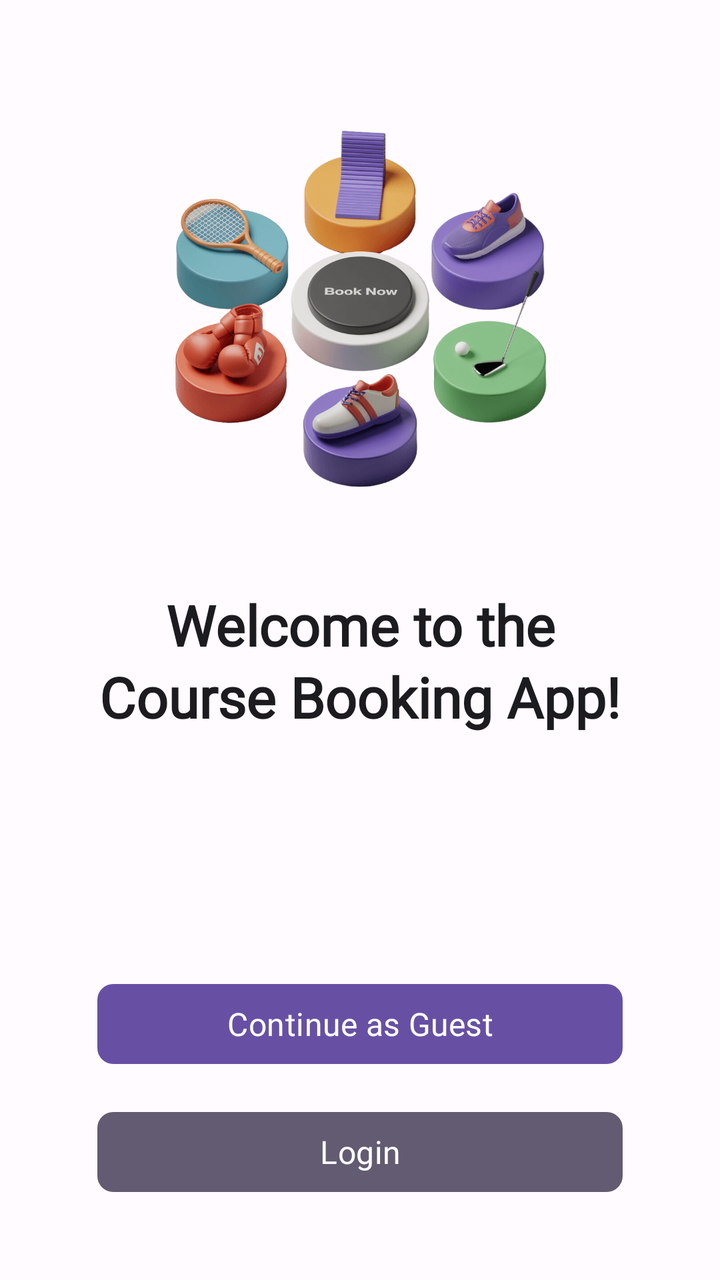
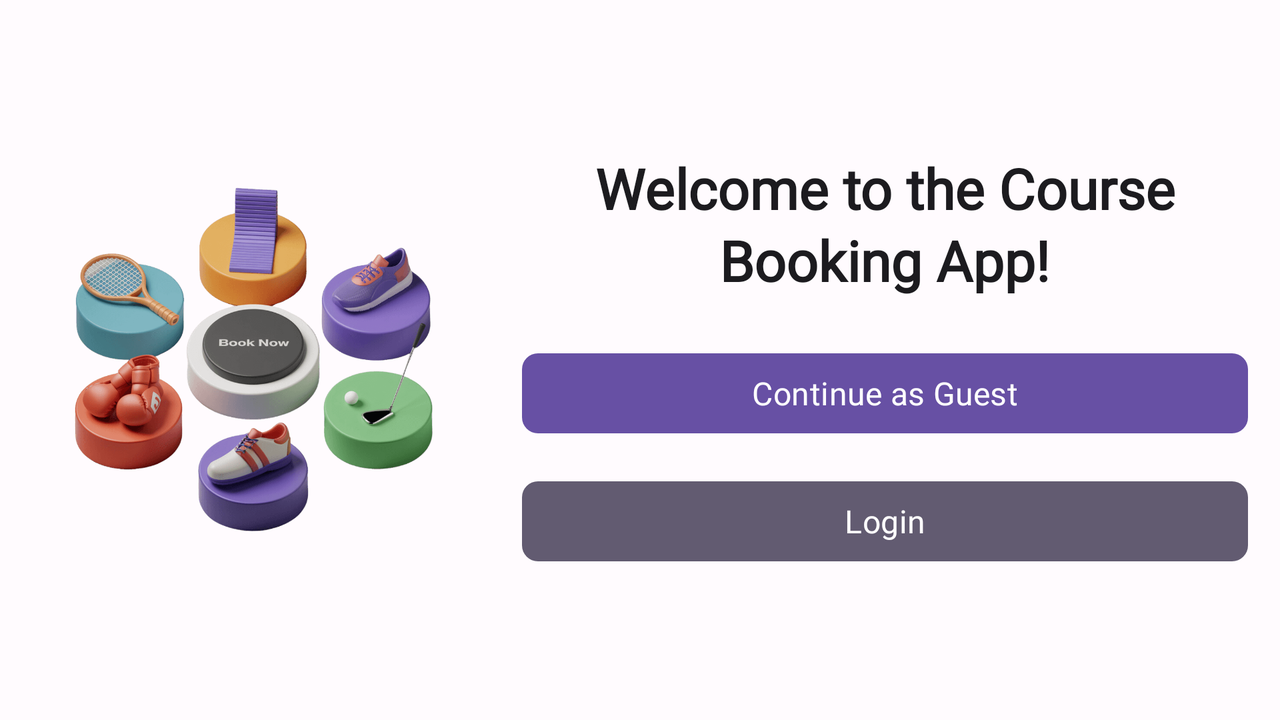

First picture: res/layout/ on a phone held upright. Second picture: the repository's own variant of that layout, on a device whose configuration matches the variant's folder. Source for both follows.
<!-- AndroidManifest.xml: application theme Theme.CourseBookingApp -->
<!-- res/layout/fragment_guest_welcome.xml -->
<?xml version="1.0" encoding="utf-8"?>
<androidx.constraintlayout.widget.ConstraintLayout xmlns:android="http://schemas.android.com/apk/res/android"
    xmlns:app="http://schemas.android.com/apk/res-auto"
    android:id="@+id/GuestWelcomeFragment"
    android:layout_width="match_parent"
    android:layout_height="match_parent"
    android:padding="@dimen/screen_padding">

    
    <ImageView
        android:id="@+id/welcome_image"
        android:layout_width="0dp"
        android:layout_height="0dp"
        android:layout_marginTop="@dimen/content_spacing_large"
        android:adjustViewBounds="true"
        android:contentDescription="@string/welcome_image_description"
        android:scaleType="fitCenter"
        android:src="@drawable/image_welcome"
        app:layout_constraintDimensionRatio="1:1"
        app:layout_constraintEnd_toEndOf="parent"
        app:layout_constraintStart_toStartOf="parent"
        app:layout_constraintTop_toTopOf="parent"
        app:layout_constraintWidth_percent="0.7" />

    
    <TextView
        android:id="@+id/welcome_text"
        android:layout_width="0dp"
        android:layout_height="wrap_content"
        android:layout_marginTop="@dimen/content_spacing_large"
        android:gravity="center"
        android:text="@string/welcome_text"
        android:textAlignment="center"
        android:textAppearance="?attr/textAppearanceHeadlineMedium"
        android:textColor="?attr/colorOnBackground"
        android:textStyle="bold"
        app:layout_constraintEnd_toEndOf="parent"
        app:layout_constraintStart_toStartOf="parent"
        app:layout_constraintTop_toBottomOf="@id/welcome_image"
        app:layout_constraintWidth_percent="0.8" />

    
    <LinearLayout
        android:layout_width="0dp"
        android:layout_height="wrap_content"
        android:layout_marginBottom="@dimen/content_spacing_large"
        android:gravity="center"
        android:orientation="vertical"
        app:layout_constraintBottom_toBottomOf="parent"
        app:layout_constraintEnd_toEndOf="parent"
        app:layout_constraintStart_toStartOf="parent"
        app:layout_constraintWidth_percent="0.8">

        
        <com.google.android.material.button.MaterialButton
            android:id="@+id/welcome_guest_button"
            style="@style/Widget.App.Button.Welcome"
            android:layout_width="match_parent"
            android:layout_height="@dimen/button_height"
            android:layout_marginBottom="@dimen/content_spacing"
            android:elevation="4dp"
            android:maxWidth="@dimen/button_max_width"
            android:text="@string/continue_as_guest" />

        
        <com.google.android.material.button.MaterialButton
            android:id="@+id/welcome_login_button"
            style="@style/Widget.App.Button.Welcome.Secondary"
            android:layout_width="match_parent"
            android:layout_height="@dimen/button_height"
            android:elevation="4dp"
            android:maxWidth="@dimen/button_max_width"
            android:text="@string/button_login" />

    </LinearLayout>

</androidx.constraintlayout.widget.ConstraintLayout>
<!-- resources referenced by this layout -->
<resources>
  <dimen name="button_height">48dp</dimen>
  <dimen name="button_max_width">320dp</dimen>
  <dimen name="content_spacing">16dp</dimen>
  <dimen name="content_spacing_large">24dp</dimen>
  <dimen name="screen_padding">16dp</dimen>
  <string name="button_login">Login</string>
  <string name="continue_as_guest">Continue as Guest</string>
  <string name="welcome_image_description">Welcome illustration</string>
  <string name="welcome_text">Welcome to the Course Booking App!</string>
  <style name="Widget.App.Button.Welcome" parent="Widget.Material3.Button">
          
          <item name="android:minHeight">@dimen/button_height</item>
          <item name="android:textSize">16sp</item>
          <item name="android:letterSpacing">0.01</item>
          <item name="android:textAllCaps">false</item>
  
          
          <item name="backgroundTint">?attr/colorPrimary</item>
          <item name="android:textColor">?attr/colorOnPrimary</item>
          <item name="elevation">4dp</item>
          <item name="rippleColor">@color/primary_variant</item>
  
          
          <item name="cornerRadius">@dimen/card_corner_radius</item>
          <item name="android:paddingStart">24dp</item>
          <item name="android:paddingEnd">24dp</item>
      </style>
  <style name="Widget.App.Button.Welcome.Secondary" parent="Widget.App.Button.Welcome">
          <item name="backgroundTint">?attr/colorSecondary</item>
          <item name="android:textColor">?attr/colorOnSecondary</item>
          <item name="rippleColor">@color/secondary_variant</item>
      </style>
  <style name="Theme.CourseBookingApp" parent="Base.Theme.CourseBookingApp" />
  <color name="primary_variant">#4F378B</color>
  <dimen name="card_corner_radius">8dp</dimen>
  <color name="secondary_variant">#4A4458</color>
  <color name="primary">#6750A4</color>
  <color name="on_primary">#FFFFFF</color>
  <color name="primary_container">#EADDFF</color>
  <color name="on_primary_container">#21005D</color>
  <color name="secondary">#625B71</color>
  <color name="on_secondary">#FFFFFF</color>
  <color name="secondary_container">#E8DEF8</color>
  <color name="on_secondary_container">#1D192B</color>
  <color name="background">#FFFBFE</color>
  <color name="surface">#FFFBFE</color>
  <color name="on_background">#1C1B1F</color>
  <color name="on_surface">#1C1B1F</color>
  <color name="surface_variant">#E7E0EC</color>
  <color name="on_surface_variant">#49454F</color>
</resources>
<!-- res/layout-land/fragment_guest_welcome.xml (the repository's variant of the layout above) -->
<!-- drawn on the phone turned sideways -->
<?xml version="1.0" encoding="utf-8"?>
<androidx.constraintlayout.widget.ConstraintLayout
    xmlns:android="http://schemas.android.com/apk/res/android"
    xmlns:app="http://schemas.android.com/apk/res-auto"
    android:id="@+id/GuestWelcomeFragment"
    android:layout_width="match_parent"
    android:layout_height="match_parent"
    android:padding="@dimen/screen_padding">

    <LinearLayout
        android:layout_width="wrap_content"
        android:layout_height="wrap_content"
        android:baselineAligned="false"
        android:orientation="horizontal"
        android:gravity="center"
        android:layout_gravity="center"
        app:layout_constraintTop_toTopOf="parent"
        app:layout_constraintBottom_toBottomOf="parent"
        app:layout_constraintStart_toStartOf="parent"
        app:layout_constraintEnd_toEndOf="parent">

        
        <LinearLayout
            android:layout_width="0dp"
            android:layout_height="wrap_content"
            android:layout_weight="1"
            android:orientation="vertical"
            android:gravity="center"
            android:maxWidth="488dp">

            <ImageView
                android:id="@+id/welcome_image"
                android:layout_width="match_parent"
                android:layout_height="wrap_content"
                android:adjustViewBounds="true"
                android:maxWidth="320dp"
                android:contentDescription="@string/welcome_image_description"
                android:src="@drawable/image_welcome" />

        </LinearLayout>

        
        <LinearLayout
            android:layout_width="0dp"
            android:layout_height="wrap_content"
            android:layout_weight="1"
            android:orientation="vertical"
            android:gravity="center"
            android:layout_marginStart="@dimen/content_spacing_large"
            android:maxWidth="@dimen/button_max_width">

            <TextView
                android:id="@+id/welcome_text"
                android:layout_width="match_parent"
                android:layout_height="wrap_content"
                android:gravity="center"
                android:text="@string/welcome_text"
                android:textAlignment="center"
                android:textAppearance="?attr/textAppearanceHeadlineMedium"
                android:textStyle="bold"
                android:textColor="?attr/colorOnBackground" />

            
            <LinearLayout
                android:layout_width="match_parent"
                android:layout_height="wrap_content"
                android:orientation="vertical"
                android:gravity="center"
                android:layout_marginTop="@dimen/content_spacing_large">

                <com.google.android.material.button.MaterialButton
                    android:id="@+id/welcome_guest_button"
                    style="@style/Widget.App.Button.Welcome"
                    android:layout_width="match_parent"
                    android:layout_height="@dimen/button_height"
                    android:layout_marginBottom="@dimen/content_spacing"
                    android:maxWidth="@dimen/button_max_width"
                    android:text="@string/continue_as_guest"
                    android:elevation="@dimen/card_elevation" />

                <com.google.android.material.button.MaterialButton
                    android:id="@+id/welcome_login_button"
                    style="@style/Widget.App.Button.Welcome.Secondary"
                    android:layout_width="match_parent"
                    android:layout_height="@dimen/button_height"
                    android:maxWidth="@dimen/button_max_width"
                    android:text="@string/button_login"
                    android:elevation="@dimen/card_elevation" />

            </LinearLayout>
        </LinearLayout>
    </LinearLayout>

</androidx.constraintlayout.widget.ConstraintLayout>
<!-- resources referenced by the variant -->
<!-- as the phone turned sideways resolves them -->
<resources>
  <dimen name="button_height">48dp</dimen>
  <dimen name="button_max_width">320dp</dimen>
  <dimen name="card_elevation">2dp</dimen>
  <dimen name="content_spacing">16dp</dimen>
  <dimen name="content_spacing_large">24dp</dimen>
  <dimen name="screen_padding">16dp</dimen>
  <string name="button_login">Login</string>
  <string name="continue_as_guest">Continue as Guest</string>
  <string name="welcome_image_description">Welcome illustration</string>
  <string name="welcome_text">Welcome to the Course Booking App!</string>
  <style name="Widget.App.Button.Welcome" parent="Widget.Material3.Button">
          
          <item name="android:minHeight">@dimen/button_height</item>
          <item name="android:textSize">16sp</item>
          <item name="android:letterSpacing">0.01</item>
          <item name="android:textAllCaps">false</item>
  
          
          <item name="backgroundTint">?attr/colorPrimary</item>
          <item name="android:textColor">?attr/colorOnPrimary</item>
          <item name="elevation">4dp</item>
          <item name="rippleColor">@color/primary_variant</item>
  
          
          <item name="cornerRadius">@dimen/card_corner_radius</item>
          <item name="android:paddingStart">24dp</item>
          <item name="android:paddingEnd">24dp</item>
      </style>
  <style name="Widget.App.Button.Welcome.Secondary" parent="Widget.App.Button.Welcome">
          <item name="backgroundTint">?attr/colorSecondary</item>
          <item name="android:textColor">?attr/colorOnSecondary</item>
          <item name="rippleColor">@color/secondary_variant</item>
      </style>
  <style name="Theme.CourseBookingApp" parent="Base.Theme.CourseBookingApp" />
  <color name="primary_variant">#4F378B</color>
  <dimen name="card_corner_radius">8dp</dimen>
  <color name="secondary_variant">#4A4458</color>
  <color name="primary">#6750A4</color>
  <color name="on_primary">#FFFFFF</color>
  <color name="primary_container">#EADDFF</color>
  <color name="on_primary_container">#21005D</color>
  <color name="secondary">#625B71</color>
  <color name="on_secondary">#FFFFFF</color>
  <color name="secondary_container">#E8DEF8</color>
  <color name="on_secondary_container">#1D192B</color>
  <color name="background">#FFFBFE</color>
  <color name="surface">#FFFBFE</color>
  <color name="on_background">#1C1B1F</color>
  <color name="on_surface">#1C1B1F</color>
  <color name="surface_variant">#E7E0EC</color>
  <color name="on_surface_variant">#49454F</color>
</resources>
